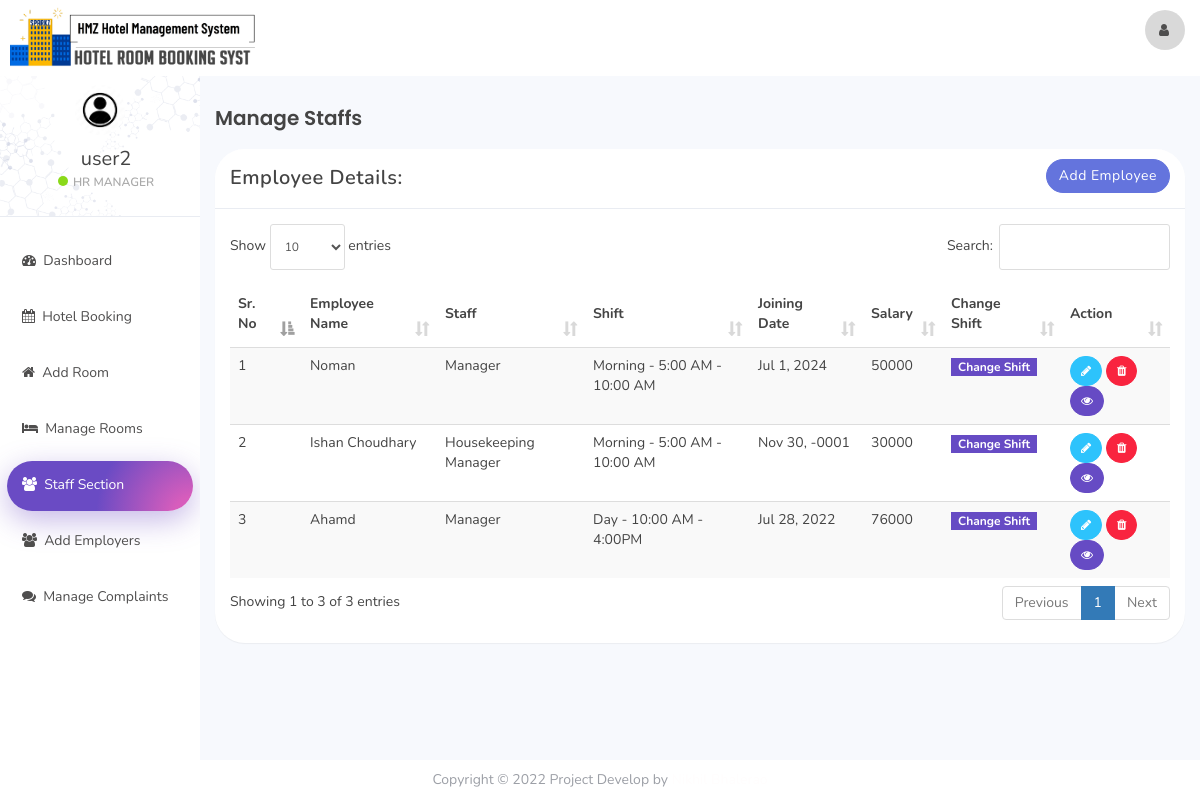
Screenshot of /index.php?staff_mang (signed in) with the database file from the repository.
### tables this page shows
CREATE TABLE `user` (
  `id` int(11) NOT NULL,
  `name` varchar(100) NOT NULL,
  `username` varchar(50) NOT NULL,
  `email` varchar(100) NOT NULL,
  `password` varchar(100) NOT NULL,
  `created_at` timestamp NOT NULL DEFAULT current_timestamp()
);

CREATE TABLE `staff` (
  `emp_id` int(11) NOT NULL,
  `emp_name` varchar(100) NOT NULL,
  `staff_type_id` int(11) NOT NULL,
  `shift_id` int(11) NOT NULL,
  `id_card_type` int(11) NOT NULL,
  `id_card_no` varchar(20) NOT NULL,
  `address` varchar(100) NOT NULL,
  `contact_no` bigint(20) NOT NULL,
  `salary` bigint(20) NOT NULL,
  `joining_date` timestamp NOT NULL DEFAULT current_timestamp(),
  `updated_at` timestamp NOT NULL DEFAULT current_timestamp() ON UPDATE current_timestamp()
);

CREATE TABLE `staff_type` (
  `staff_type_id` int(10) NOT NULL,
  `staff_type` varchar(100) NOT NULL
);

CREATE TABLE `shift` (
  `shift_id` int(10) NOT NULL,
  `shift` varchar(100) NOT NULL,
  `shift_timing` varchar(100) NOT NULL
);

### staff_mang.php (the view, shortened to what this page needs)
<div class="col-sm-9 col-sm-offset-3 col-lg-10 col-lg-offset-2 main">
    <div class="row">
        <ol class="breadcrumb">
            <li class="active"><h1>Manage Staffs</h1></li>
        </ol>
    </div>
    <div class="row">
        <div class="col-lg-12">
            <div class="panel panel-default">
                <div class="panel-heading">Employee Details:
                    <a href="index.php?add_emp" class="btn btn-secondary pull-right" style="border-radius:0%">Add Employee</a>
                </div>
                <div class="panel-body">
                    <table class="table table-striped table-responsive" cellspacing="0" width="100%"
                           id="rooms">
                        <thead>
                        <tr>
                            <th>Sr. No</th>
                            <th>Employee Name</th>
                            <th>Staff</th>
                            <th>Shift</th>
                            <th>Joining Date</th>
                            <th>Salary</th>
                            <th>Change Shift</th>
                            <th>Action</th>
                        </tr>
                        </thead>
                        <tbody>
                        <?php
                        $staff_query = "SELECT * FROM staff  NATURAL JOIN staff_type NATURAL JOIN shift";
                        $staff_result = mysqli_query($connection, $staff_query);
                        if (mysqli_num_rows($staff_result) > 0) {
                            while ($staff = mysqli_fetch_assoc($staff_result)) { ?>
                                <tr>
                                    <td><?php echo $staff['emp_id']; ?></td>
                                    <td><?php echo $staff['emp_name']; ?></td>
                                    <td><?php echo $staff['staff_type']; ?></td>
                                    <td><?php echo $staff['shift'] . ' - ' . $staff['shift_timing']; ?></td>
                                    <td><?php echo date('M j, Y', strtotime($staff['joining_date'])); ?></td>
                                    <td><?php echo $staff['salary']; ?></td>
                                    <td>
                                        <button class="badge btn-warning" style="border-radius:0%" data-toggle="modal" data-target="#changeShift"
                                                data-id="<?php echo $staff['emp_id']; ?>" id="change_shift">Change Shift</button>
                                    </td>
                                    <td>
                                        <button data-toggle="modal"
                                                data-target="#empDetail<?php echo $staff['emp_id']; ?>"
                                                data-id="<?php echo $staff['emp_id']; ?>" id="editEmp"
                                                class="btn btn-sm btn-info" style="border-radius:60px;"><i class="fa fa-pencil"></i></button>
                                        <a href='functionmis.php?empid=<?php echo $staff['emp_id']; ?>'
                                           class="btn btn-sm btn-danger" onclick="return confirm('Are you Sure?')" style="border-radius:60px;"><i
                                                    class="fa fa-trash"></i></a>
                                        <a href='index.php?emp_history&empid=<?php echo $staff['emp_id']; ?>'
                                           class="btn btn-sm btn-warning" title="Employee Histery" style="border-radius:60px;"><i class="fa fa-eye"></i></a>
                                    </td>
                                </tr>
                                <?php
                            }
                        }
                        ?>
                        </tbody>
                    </table>
                </div>
            </div>
        </div>
    </div>
</div>

### includes/sidebar.php (shortened to what this page needs)
<div id="sidebar-collapse" class="col-sm-3 col-lg-2 sidebar">
    <div class="profile-sidebar">
        <div class="profile-userpic">
            <img src="assets/img/user.jpeg" class="img-responsive" alt="">
        </div>
        <div class="profile-usertitle">
            <div class="profile-usertitle-name"><?php echo $user['name'];?></div>
            <div class="profile-usertitle-status"><span class="indicator label-success"></span>HR Manager</div>
        </div>
    </div>
    <ul class="nav menu">
    <?php
        if (isset($_GET['dashboard'])){ ?>
            <li class="active">
                <a href="index.php?dashboard"><em class="fa fa-dashboard">&nbsp;</em>
                    Dashboard
                </a>
            </li>
        <?php } else{?>
            <li>
                <a href="index.php?dashboard"><em class="fa fa-dashboard">&nbsp;</em>
                    Dashboard
                </a>
            </li>
        <?php }
        if (isset($_GET['reservation'])){ ?>
            <li class="active">
            <a href="index.php?reservation"><em class="fa fa-calendar">&nbsp;</em>
                    Hotel Booking
                </a>
            </li>
        <?php } else{?>
            <li>
            <a href="index.php?reservation"><em class="fa fa-calendar">&nbsp;</em>
                    Hotel Booking
                </a>
            </li>
	<?php }
        if (isset($_GET['addRoom'])){ ?>
            <li class="active">
                <a data-toggle="modal" data-target="#addRoom"><em class="fa fa-home">&nbsp;</em>
                    Add Room
                </a>
            </li>
        <?php } else{?>
            <li>
            <a data-toggle="modal" data-target="#addRoom"><em class="fa fa-home">&nbsp;</em>
					Add Room
                </a>
            </li>
        <?php }
        if (isset($_GET['room_mang'])){ ?>
            <li class="active">
                <a href="index.php?room_mang"><em class="fa fa-bed">&nbsp;</em>
                    Manage Rooms
                </a>
            </li>
        <?php } else{?>
            <li>
            <a href="index.php?room_mang"><em class="fa fa-bed">&nbsp;</em>
                    Manage Rooms
                </a>
            </li>
        <?php }
        if (isset($_GET['staff_mang'])){ ?>
            <li class="active">
                <a href="index.php?staff_mang"><em class="fa fa-users">&nbsp;</em>
                    Staff Section
                </a>
            </li>
		<?php }
		if (isset($_GET['add_emp'])){ ?>
            <li class="active">
                <a href="index.php?add_emp"><em class="fa fa-users">&nbsp;</em>
                   Add Employers
                </a>
            </li>
        <?php } else{?>
            <li>
                <a href="index.php?add_emp"><em class="fa fa-users">&nbsp;</em>
                    Add Employers
                </a>
            </li>
        <?php }
        if (isset($_GET['complain'])){ ?>
            <li class="active">
                <a href="index.php?complain"><em class="fa fa-comments">&nbsp;</em>
                    Manage Complaints
                </a>
            </li>
        <?php } else{?>
            <li>
                <a href="index.php?complain"><em class="fa fa-comments">&nbsp;</em>
                    Manage Complaints
                </a>
            </li>
        <?php }
        ?>
    </ul>
</div>

### rows the page displays
user: name "user2"
staff: emp_id "1", emp_name "Noman", staff_type.staff_type "Manager", shift.shift "Morning", shift.shift_timing "5:00 AM - 10:00 AM", joining_date "Jul 1, 2024", salary "50000"
staff: emp_id "2", emp_name "Ishan Choudhary", staff_type.staff_type "Housekeeping Manager", shift.shift "Morning", shift.shift_timing "5:00 AM - 10:00 AM", joining_date "Nov 30, -0001", salary "30000"
staff: emp_id "3", emp_name "Ahamd", staff_type.staff_type "Manager", shift.shift "Day", shift.shift_timing "10:00 AM - 4:00PM", joining_date "Jul 28, 2022", salary "76000"
